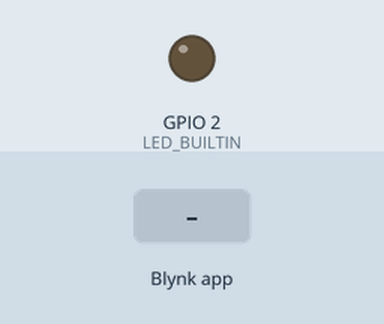
Simulated run of this sketch. Board: ESP8266 (NodeMCU). On the bench: output pins drawn as LEDs (lit = HIGH, except the on-board LED, lit = LOW). Inputs (shaded band) come from the test bench. WiFi joins after 1.5 s; servers stay silent unless stated; uploads are accepted with an empty reply; what the sketch prints to the serial monitor is not drawn.

Above: at 3.1 s.
3.2 s: Blynk app writes 1 to V1
At 5.4 s:
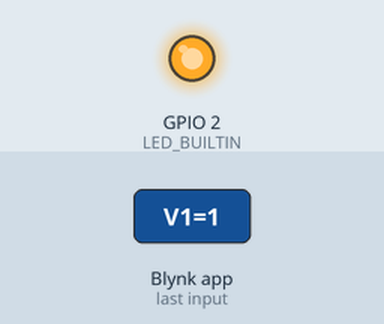
6.2 s: Blynk app writes 0 to V1
At 9.9 s:
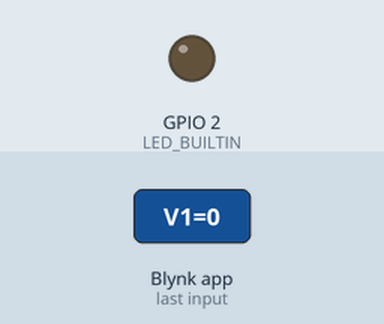
Timing chart, 0 to 11.4 s (numbered marks = the images above; inputs shaded):
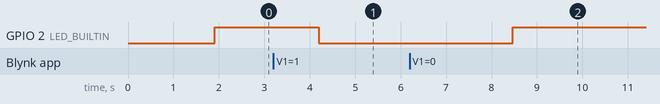

The sketch:

hana_voice_iot.ino
```cpp
#define BLYNK_PRINT Serial
#include <ESP8266WiFi.h>
#include <BlynkSimpleEsp8266.h>
int temp = 0 ;
// You should get Auth Token in the Blynk App.
// Go to the Project Settings (nut icon).
char auth[] = "YOUR_BLYNK_AUTH_CODE";

// Your WiFi credentials.
char ssidb[] = "WIFI ID";
char passb[] = "WIFI PASSWORD";
int pinval ;
// SAP SCP specific configuration
const char* host = "HANA HOST"; //iotmms**********.hanatrial.ondemand.com
String device_id = "HANA IOT DEVICE ID"; //5******-*****-***-bc14-b5f1a*****
String message_type_id = "HANA IOT MESSAGE ID";
String oauth_token = "HANA IOT AUTH TOKEN";
String url = "https://iotmmsp20000******trial.hanatrial.ondemand.com/com.sap.iotservices.mms/v1/api/http/data/" + device_id;
WiFiClientSecure clientTLS;
const int httpsPort = 443;
int analogPin = A0;
int val = 0;

void wifiConnect()
{
  Serial.println();
  Serial.print("Connecting to ");
  Serial.println(ssidb);

  WiFi.begin(ssidb, passb);

  while (WiFi.status() != WL_CONNECTED)
  {
    delay(500);
    Serial.print(".");
  }
  Serial.println("");
  Serial.print("WiFi connected.");
  Serial.print("IP address: ");
  Serial.println(WiFi.localIP());
}

void sendMessage()
 {
  String left = "{\"mode\":\"async\", \"messageType\":\"" + message_type_id + "\", \"messages\":[{\"timestamp\": " ;
  String right = "}]}";
  String payload = left + "125377791" + ",  \"temp\": " + temp + right;
  //Serial.print("connecting to ");
  //Serial.println(host);
  //Serial.println(payload);
  if (!clientTLS.connect(host, httpsPort))
  {
    //Serial.println("connection failed");
    return;
  }
  Blynk.run();
  //Serial.print("requesting payload: ");
  //Serial.println(url);
  clientTLS.print(String("POST ") + url + " HTTP/1.0\r\n" +
               "Host: " + host + "\r\n" +
               "Content-Type: application/json;charset=utf-8\r\n" +
               "Authorization: Bearer " + oauth_token + "\r\n" +
               "Content-Length: " + payload.length() + "\r\n\r\n" +
               payload + "\r\n\r\n");
  Serial.println("request sent");

  //Serial.println("reply was:");
  while (clientTLS.connected())
  {
    Blynk.run();
    String line = clientTLS.readStringUntil('\n');
    //Serial.println(line);
  }
  Blynk.run();
  Serial.print("V1 Slider value is: ");
  Serial.println(pinval);
}

void setup()
{
  // Debug console
  Serial.begin(9600);
  wifiConnect();
  pinMode(LED_BUILTIN, OUTPUT);
  Blynk.begin(auth, ssidb, passb);
  delay(100);
}


BLYNK_WRITE(V1)
{
  delay(1000);
  pinval = param.asInt();
  Serial.print("V1 Slider value is: ");
  Serial.println(pinval);
}

void loop()
{
  Blynk.run();
  if ( pinval == 1 )
  {
  digitalWrite(LED_BUILTIN, LOW);
  delay(1000);
  Blynk.run();
  temp = analogRead(analogPin);
  Blynk.run();
  sendMessage();
  delay(1000);
  }
  else
  {
  digitalWrite(LED_BUILTIN, HIGH);
  }
}
```

Measured:
- after the input at 3.2 s, GPIO 2 (LED_BUILTIN): HIGH → LOW after 1.0 s
- after the input at 6.2 s, GPIO 2 (LED_BUILTIN): LOW → HIGH after 2.3 s
